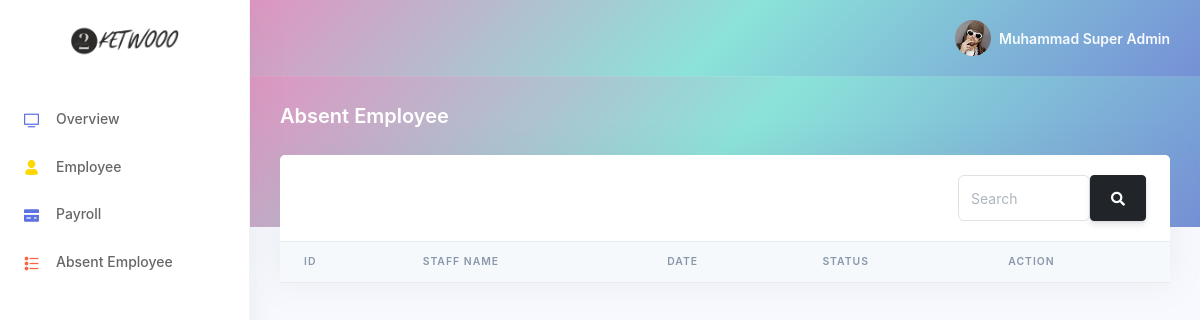
The page /index.php?page=AbsentEmployee (signed in) on the database as committed earlier.
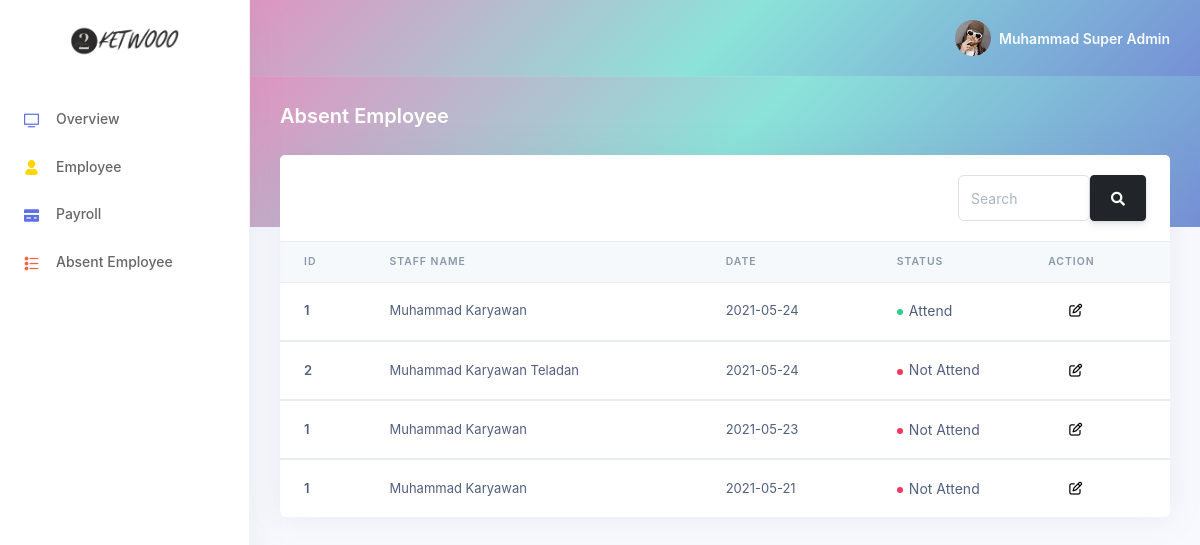
The same page on the database as committed later.
### tables this page shows
CREATE TABLE `attendance` (
  `id_attendance` int(16) NOT NULL,
  `id_user` int(16) NOT NULL,
  `attendance_date` varchar(16) DEFAULT NULL,
  `attendance_status` tinyint(1) DEFAULT 0
);

CREATE TABLE `user` (
  `id_user` int(16) NOT NULL,
  `nama_user` varchar(64) NOT NULL,
  `email_user` varchar(64) NOT NULL,
  `password_user` varchar(64) NOT NULL,
  `level_user` enum('karyawan','admin_financial','admin_personalia','super_admin') NOT NULL,
  `jabatan` varchar(32) DEFAULT NULL,
  `join_date` date NOT NULL
);

### AbsentEmployee.php (the view, shortened to what this page needs)
<?php
  include("system/connection.php");
?>
        <div class="header gradient-bg pb-6">
            <div class="container-fluid">
                <div class="header-body">
                    <div class="row align-items-center py-4">
                        <div class="col-lg-6 col-7">
                            <h6 class="h2 text-white d-inline-block mb-0">Absent Employee</h6>
                        </div>
                    </div>
                </div>
            </div>
        </div>
        <div class="container-fluid mt--6">
            <div class="row">
                <div class="col">
                    <div class="card">
                        <div class="card-header border-0">
                            <div class="row align-items-center">
                                <div class="col-xl-3 text-right">
                                    <form action="" method="POST">
                                        <div class="input-group rounded">
                                            <input type="search" name="search" value="<?= $_POST["search"]??'' ?>" class="form-control rounded" placeholder="Search" aria-label="Search" aria-describedby="search-addon" />
                                            <button class="btn btn-dark" type="submit" id="search-addon">
                                                <i class="fas fa-search"></i>
                                            </button>
                                        </div>
                                    </form>
                                </div>
                            </div>
                        </div>
                        <div class="table-responsive">
                            <table class="table align-items-center table-flush">
                                <thead class="thead-light">
                                    <tr>
                                        <th scope="col">ID</th>
                                        <th scope="col">Staff Name</th>
                                        <th scope="col">Date</th>
                                        <th scope="col">Status</th>
                                        <th scope="col">Action</th>
                                    </tr>
                                </thead>
                                <?php
                                    $select = mysqli_query($connection,"SELECT * FROM attendance INNER JOIN user ON attendance.id_user = user.id_user ORDER BY attendance_date DESC");
                                   while ($data = mysqli_fetch_array($select)) {
                                ?>
                                <tbody>
                                    <tr>
                                        <th scope="row">
                                            <?= $data['id_user'] ?>
                                        </th>
                                        <td>
                                            <?= $data['nama_user'] ?>
                                        </td>
                                        <td>
                                            <?= $data['attendance_date'] ?>
                                        </td>
                                        <td>
                                        <?php
                                            if($data['attendance_status'] == 1){
                                            echo '<span class="badge badge-dot mr--4">
                                            <i class="bg-success"></i>Attend
                                            </span>';
                                            }else{
                                            echo '<span class="badge badge-dot mr--4">
                                            <i class="bg-danger"></i>Not Attend
                                            </span>';
                                        } ?>
                                        </td>
                                        <td>
                                            <div class="col-4">
                                                <button type="button" class="editprofile fa fa-edit" data-toggle="modal" data-target="#edit_attend<?= $data['id_attendance'] ?>"></button>
                                            </div>
                                        </td>
                                    </tr>
                                    <?php } ?>
                                </tbody>
                            </table>
                        </div>
                    </div>
                </div>
            </div>
        </div>
    </div>

Rows that differ between the two databases and show on the page:
added attendance: id_user.id_user "1", id_user.nama_user "Muhammad Karyawan", attendance_date "2021-05-24", attendance_status 1 (drawn)
added attendance: id_user.id_user "2", id_user.nama_user "Muhammad Karyawan Teladan", attendance_date "2021-05-24", attendance_status 0 (drawn)
added attendance: id_user.id_user "1", id_user.nama_user "Muhammad Karyawan", attendance_date "2021-05-23", attendance_status 0 (drawn)
added attendance: id_user.id_user "1", id_user.nama_user "Muhammad Karyawan", attendance_date "2021-05-21", attendance_status 0 (drawn)
